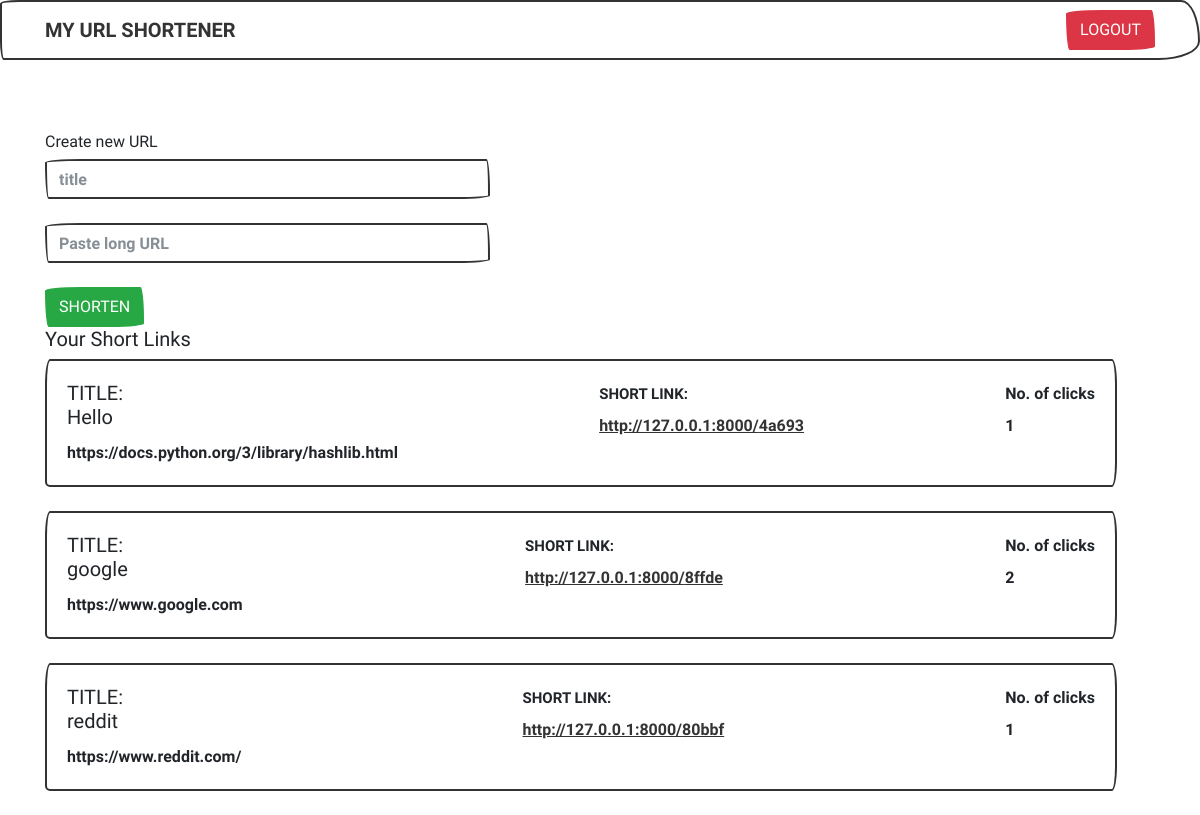
The page /dashboard/ (signed in) on the database its author committed.
### shortener/models.py (models this page shows, shortened)
class UrlTable(models.Model):
	title=models.CharField(max_length=100,null=True,blank=True)
	long_url=models.CharField(max_length=100,null=True,blank=True)
	short_hash=models.CharField(max_length=100,null=True,blank=True)
	user=models.ForeignKey(User,on_delete=models.CASCADE,null=True,blank=True)
	no_clicks=models.IntegerField(default=0,null=True,blank=True)

### shortener/views.py (the view)
# urls.py: path("dashboard/",dashboard),
def dashboard(request):
	user=request.user
	long_url=UrlTable.objects.filter(user=user)
	return render(request, "dashboard.html",{"long_url":long_url})

### shortener/templates/dashboard.html (shortened to what this page needs)
{% extends 'base1.html' %}
{% block body %}
<div class="container">
	<br><br>
	<div class="row">
		<div class="col-md-5" method="POST">
			<form action="/create_short_url/" method="POST">
				<h6>Create new URL</h6>
				<input type="text" name="title" placeholder="title" class="form-control">
				<br>
				<input type="text"  name="long_url" placeholder="Paste long URL" class="form-control" >
				<br>
				<button type="submit" class="btn btn-success">SHORTEN</button>
			</form>
		</div>
		<br>
		<br>
		<div class="col-md-8">
			<h5>Your Short Links</h5>
			{% for url in long_url %}
			<div>
				<div class="card" style="width: 67rem">
					<div class="card-body">
						<div style="display: flex;justify-content: space-between;">
							<div>
								<h5 class="card-title">TITLE: <br>{{url.title}}</h5>
								<p class="card-text">{{url.long_url}}</p>
							</div>
							<div>
							<label style="margin-top: 2px;font-size: 15px;">SHORT LINK:
							</label><br>
							<a href="http://127.0.0.1:8000/{{url.short_hash}}" target="blank" style="
							margin-left: 0px">http://127.0.0.1:8000/{{url.short_hash}}</a></div>
						<div>
						<label style="margin-top:1px">No. of clicks</label><br>
						<p>{{url.no_clicks}}</p></div>
					</div>
					</div>
				</div>
			</div>
			<br>
			{% endfor %}
		</div>
	</div>
</div>
{% endblock %}

### shortener/templates/base1.html (shortened to what this page needs)
<!DOCTYPE html>
<html>
<head>
	<link rel="stylesheet" type="text/css" href="https://bootswatch.com/4/sketchy/bootstrap.css">
</head>
<body>
	<nav class="navbar navbar-expand-lg navbar-light bg-light">
		<div class="container">
  <a class="navbar-brand" href="#"><b>MY URL SHORTENER</b></a>
  <div class="navbar-nav ml-auto" id="navbarNav">
  	<a href="/logout/" class="btn btn-danger">LOGOUT</a>
  </div>
</div>
</nav>
<br>
{% block body %}
{% endblock %}
</body>
</html>

### rows shown on the page
UrlTable: title "Hello", long_url "https://docs.python.org/3/library/hashlib.html", short_hash "4a693", no_clicks "1"
UrlTable: title "google", long_url "https://www.google.com", short_hash "8ffde", no_clicks "2"
UrlTable: title "reddit", long_url "https://www.reddit.com/", short_hash "80bbf", no_clicks "1"
